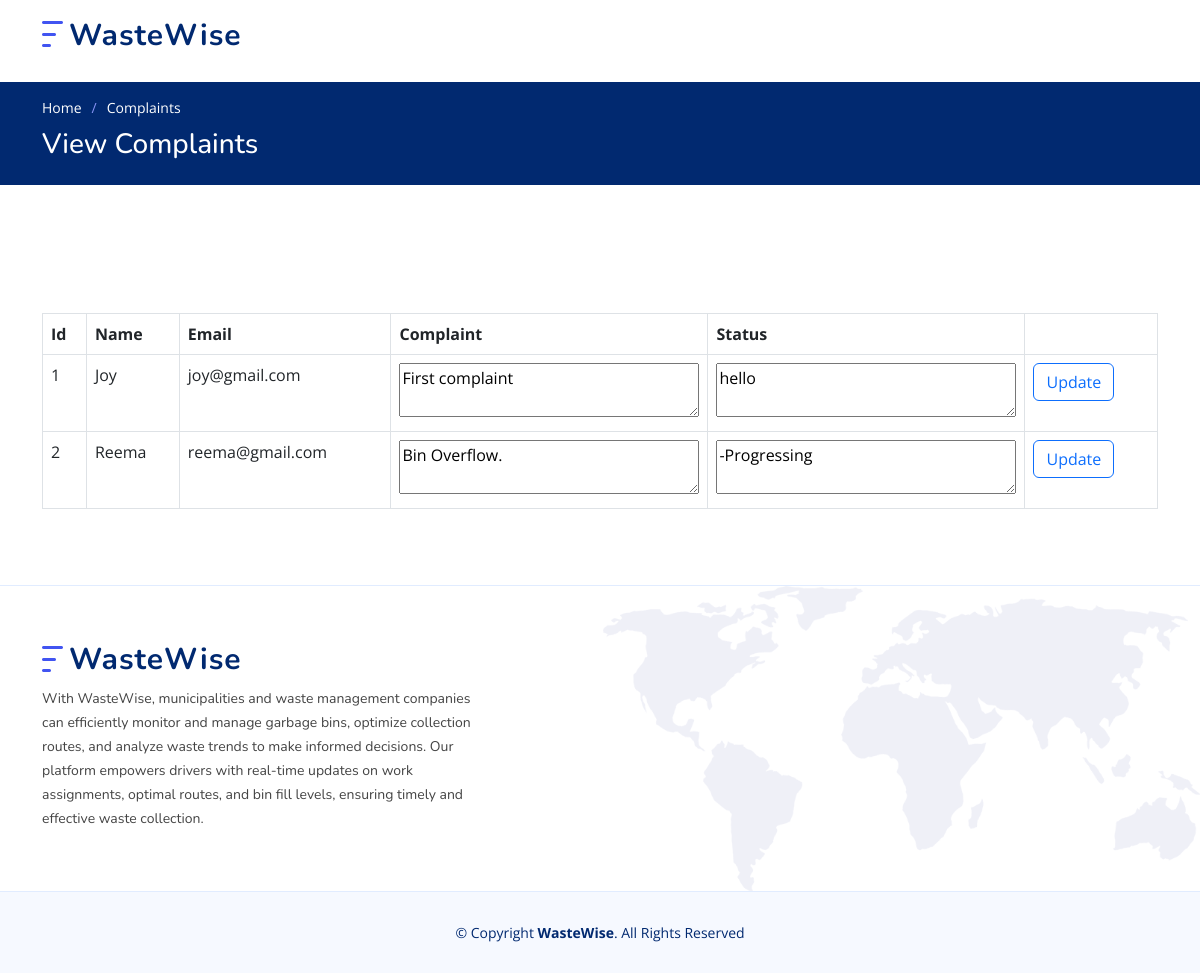
The app's page /view_users_complaint/ (signed in) with its own data.
### w_app/models.py (models this page shows)
class Complaints(models.Model):
    S_id=models.IntegerField(primary_key=True)
    c_name=models.CharField(max_length=255)
    c_email=models.CharField(max_length=255)
    complaint=models.CharField(max_length=400)
    status=models.CharField(max_length=255,default="-")

### w_app/views.py (the view)
# urls.py: path('view_users_complaint/', view_users_complaint, name="view_users_complaint"),
@never_cache
def view_users_complaint(request):
	if 'uid' in request.session:
		a=Complaints.objects.all()
		return render(request, 'view_users_complaint.html',{'drv':a})
	else:
		return render(request, 'sign_in.html')

### w_app/templates/view_users_complaint.html (shortened to what this page needs)
{% load static %}
<!DOCTYPE html>
<html lang="en">
<head>
  <link href="{% static 'assets/vendor/aos/aos.css' %}" rel="stylesheet">
  <link href="{% static 'assets/vendor/bootstrap/css/bootstrap.min.css' %}" rel="stylesheet">
  <link href="{% static 'assets/vendor/bootstrap-icons/bootstrap-icons.css' %}" rel="stylesheet">
  <link href="{% static 'assets/vendor/glightbox/css/glightbox.min.css' %}" rel="stylesheet">
  <link href="{% static 'assets/vendor/remixicon/remixicon.css' %}" rel="stylesheet">
  <link href="{% static 'assets/vendor/swiper/swiper-bundle.min.css' %}" rel="stylesheet">
  <link href="{% static 'assets/css/style.css' %}" rel="stylesheet">
</head>
<body>
  <header id="header" class="header fixed-top">
    <div class="container-fluid container-xl d-flex align-items-center justify-content-between">
      <a href="{% url 'show_home_admin' %}" class="logo d-flex align-items-center">
        <img src="{% static 'assets/img/logo.png' %}" alt="">
        <span>WasteWise</span>
      </a>
      <nav id="navbar" class="navbar">
        <i class="bi bi-list mobile-nav-toggle"></i>
      </nav>
    </div>
  </header>
  <main id="main">
    <section class="breadcrumbs">
      <div class="container">
        <ol>
          <li><a href="{% url 'show_home_admin' %}">Home</a></li>
          <li>Complaints</li>
        </ol>
        <h2>View Complaints</h2>
      </div>
    </section>
    <br>
    <br>
    <section class="inner-page">
      <div class="container">
      <div class="row">
        <div class="col-md-12">
          <div class="table-wrapper" style="overflow-x: auto; margin-top: 20px;">
            <table class="table table-bordered  table-hover">
              <thead>
                <tr>
                  <th>Id</th>
                  <th>Name</th>
                  <th>Email</th>
                  <th>Complaint</th>
                  <th>Status</th>
                  <th></th>
                </tr>
              </thead>
              <tbody>
                {% for i in drv %}
                  <tr scope="row">
                    <form action="{% url 'edit_cmp_status' %}" method="POST">
                        <td>{{i.S_id}}<input type="text" name="S_id" value="{{i.S_id}}" hidden></td>
                        <td>{{i.c_name}}</td>
                        <td>{{i.c_email}}</td>
                        <td style="width: 300px;"><textarea readonly style="width: 300px;">{{i.complaint}}</textarea></td>
                        <td style="width: 300px;"><textarea name="cmpsta" style="width: 300px;" required>{{i.status}}</textarea></td>
                        <td><input type="submit" class="btn btn-outline-primary" name="edi" id="edi" value="Update"></td>
                    </form>
                  </tr>
                {% endfor %}
            </tbody>
            </table>
          </div>
        </div>
      </div>
    </div>
    </section>
  </main>
  <footer id="footer" class="footer">
    <div class="footer-top">
      <div class="container">
        <div class="row gy-4">
          <div class="col-lg-5 col-md-12 footer-info">
            <a href="{% url 'show_home_admin' %}" class="logo d-flex align-items-center">
              <img src="{% static 'assets/img/logo.png' %}" alt="">
              <span>WasteWise</span>
            </a>
            <p>
                With WasteWise, municipalities and waste management companies can efficiently monitor and manage garbage bins, optimize collection routes, and analyze waste trends to make informed decisions. Our platform empowers drivers with real-time updates on work assignments, optimal routes, and bin fill levels, ensuring timely and effective waste collection.
            </p>
          </div>
    </div>
      </div>
    </div>
    <div class="container">
      <div class="copyright">
        &copy; Copyright <strong><span>WasteWise</span></strong>. All Rights Reserved
      </div>
    </div>
  </footer>
</body>
</html>

### w_app/static/assets/css/style.css (style rules this page uses)
:root { scroll-behavior: smooth; }
body { font-family: "Open Sans", sans-serif; color: #444444; }
a { color: #4154f1; text-decoration: none; }
h1, h2, h3, h4, h5, h6 { font-family: "Nunito", sans-serif; }
section { padding: 60px 0; overflow: hidden; }
.breadcrumbs { padding: 15px 0; background: #012970; min-height: 40px; margin-top: 82px; color: #fff; }
.breadcrumbs h2 { font-size: 28px; font-weight: 500; }
.breadcrumbs ol { display: flex; flex-wrap: wrap; list-style: none; padding: 0 0 10px 0; margin: 0; font-size: 14px; }
.breadcrumbs ol a { color: #fff; transition: 0.3s; }
.breadcrumbs ol li+li { padding-left: 10px; }
.breadcrumbs ol li+li::before { display: inline-block; padding-right: 10px; color: #8894f6; content: "/"; }
.header { transition: all 0.5s; z-index: 997; padding: 20px 0; }
.header .logo { line-height: 0; }
.header .logo img { max-height: 40px; margin-right: 6px; }
.header .logo span { font-size: 30px; font-weight: 700; letter-spacing: 1px; color: #012970; font-family: "Nunito", sans-serif; margin-top: 3px; }
.navbar { padding: 0; }
.mobile-nav-toggle { color: #012970; font-size: 28px; cursor: pointer; display: none; line-height: 0; transition: 0.5s; }
@media (max-width: 1200px) { .mobile-nav-toggle { display: block; } }
.footer { background: #f6f9ff; padding: 0 0 30px 0; font-size: 14px; }
.footer .footer-top { background: white url(../img/footer-bg.png) no-repeat right top; background-size: contain; border-top: 1px solid #e1ecff; border-bottom: 1px solid #e1ecff; padding: 60px 0 30px 0; }
.footer .footer-top .footer-info { margin-bottom: 30px; }
.footer .footer-top .footer-info .logo { line-height: 0; margin-bottom: 15px; }
.footer .footer-top .footer-info .logo img { max-height: 40px; margin-right: 6px; }
.footer .footer-top .footer-info .logo span { font-size: 30px; font-weight: 700; letter-spacing: 1px; color: #012970; font-family: "Nunito", sans-serif; margin-top: 3px; }
.footer .footer-top .footer-info p { font-size: 14px; line-height: 24px; margin-bottom: 0; font-family: "Nunito", sans-serif; }
.footer .copyright { text-align: center; padding-top: 30px; color: #012970; }

### records on screen
Complaints: S_id "1", c_name "Joy", c_email "joy@gmail.com", complaint "First complaint", cmpsta "hello"
Complaints: S_id "2", c_name "Reema", c_email "reema@gmail.com", complaint "Bin Overflow.", cmpsta "-Progressing"
